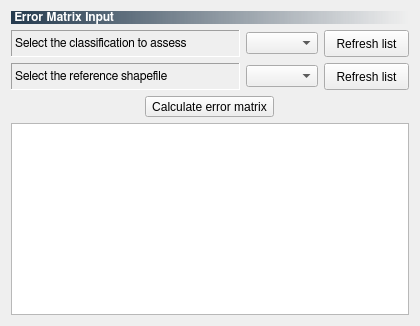
         <widget class="QWidget" name="tab_accuracy">
          <attribute name="icon">
           <iconset resource="resources.qrc">
            <normaloff>:/plugins/semiautomaticclassificationplugin/icons/semiautomaticclassificationplugin_accuracy_tool.png</normaloff>:/plugins/semiautomaticclassificationplugin/icons/semiautomaticclassificationplugin_accuracy_tool.png</iconset>
          </attribute>
          <attribute name="title">
           <string>Accuracy</string>
          </attribute>
          <layout class="QGridLayout" name="gridLayout_34">
           <item row="0" column="0">
            <layout class="QGridLayout" name="gridLayout_33">
             <item row="2" column="1">
              <widget class="QComboBox" name="classification_name_combo">
               <property name="sizePolicy">
                <sizepolicy hsizetype="Preferred" vsizetype="Fixed">
                 <horstretch>1</horstretch>
                 <verstretch>0</verstretch>
                </sizepolicy>
               </property>
               <property name="toolTip">
                <string>&lt;html&gt;&lt;head/&gt;&lt;body&gt;&lt;p&gt;Select the classification to assess&lt;/p&gt;&lt;/body&gt;&lt;/html&gt;</string>
               </property>
              </widget>
             </item>
             <item row="4" column="2">
              <widget class="QPushButton" name="buttonReload_shape_4">
               <property name="sizePolicy">
                <sizepolicy hsizetype="Maximum" vsizetype="Fixed">
                 <horstretch>0</horstretch>
                 <verstretch>0</verstretch>
                </sizepolicy>
               </property>
               <property name="minimumSize">
                <size>
                 <width>85</width>
                 <height>27</height>
                </size>
               </property>
               <property name="maximumSize">
                <size>
                 <width>85</width>
                 <height>27</height>
                </size>
               </property>
               <property name="toolTip">
                <string>&lt;html&gt;&lt;head/&gt;&lt;body&gt;&lt;p&gt;Refresh list of shapefiles&lt;/p&gt;&lt;/body&gt;&lt;/html&gt;</string>
               </property>
               <property name="text">
                <string>Refresh list</string>
               </property>
              </widget>
             </item>
             <item row="4" column="1">
              <widget class="QComboBox" name="reference_name_combo">
               <property name="sizePolicy">
                <sizepolicy hsizetype="Preferred" vsizetype="Fixed">
                 <horstretch>1</horstretch>
                 <verstretch>0</verstretch>
                </sizepolicy>
               </property>
               <property name="toolTip">
                <string>&lt;html&gt;&lt;head/&gt;&lt;body&gt;&lt;p&gt;Select a reference shapefile&lt;/p&gt;&lt;/body&gt;&lt;/html&gt;</string>
               </property>
              </widget>
             </item>
             <item row="2" column="2">
              <widget class="QPushButton" name="toolButton_reload_4">
               <property name="sizePolicy">
                <sizepolicy hsizetype="Maximum" vsizetype="Fixed">
                 <horstretch>0</horstretch>
                 <verstretch>0</verstretch>
                </sizepolicy>
               </property>
               <property name="minimumSize">
                <size>
                 <width>85</width>
                 <height>27</height>
                </size>
               </property>
               <property name="maximumSize">
                <size>
                 <width>85</width>
                 <height>27</height>
                </size>
               </property>
               <property name="toolTip">
                <string>&lt;html&gt;&lt;head/&gt;&lt;body&gt;&lt;p&gt;Refresh list of rasters&lt;/p&gt;&lt;/body&gt;&lt;/html&gt;</string>
               </property>
               <property name="text">
                <string>Refresh list</string>
               </property>
              </widget>
             </item>
             <item row="2" column="0">
              <widget class="QLabel" name="label_33">
               <property name="sizePolicy">
                <sizepolicy hsizetype="Minimum" vsizetype="Preferred">
                 <horstretch>0</horstretch>
                 <verstretch>0</verstretch>
                </sizepolicy>
               </property>
               <property name="minimumSize">
                <size>
                 <width>229</width>
                 <height>0</height>
                </size>
               </property>
               <property name="font">
                <font>
                 <family>FreeSans</family>
                 <weight>50</weight>
                 <bold>false</bold>
                </font>
               </property>
               <property name="frameShape">
                <enum>QFrame::Panel</enum>
               </property>
               <property name="frameShadow">
                <enum>QFrame::Sunken</enum>
               </property>
               <property name="text">
                <string>Select the classification to assess</string>
               </property>
               <property name="alignment">
                <set>Qt::AlignLeading|Qt::AlignLeft|Qt::AlignVCenter</set>
               </property>
              </widget>
             </item>
             <item row="0" column="0" colspan="3">
              <widget class="QLabel" name="label_35">
               <property name="sizePolicy">
                <sizepolicy hsizetype="Expanding" vsizetype="Preferred">
                 <horstretch>0</horstretch>
                 <verstretch>0</verstretch>
                </sizepolicy>
               </property>
               <property name="font">
                <font>
                 <family>FreeSans</family>
                 <weight>75</weight>
                 <bold>true</bold>
                </font>
               </property>
               <property name="styleSheet">
                <string notr="true">background-color : qlineargradient(spread:pad, x1:0, y1:0, x2:1, y2:0, stop:0 #243a4e, stop:1 rgba(0, 0, 0, 0)); color : white</string>
               </property>
               <property name="text">
                <string> Error Matrix Input</string>
               </property>
              </widget>
             </item>
             <item row="4" column="0">
              <widget class="QLabel" name="label_34">
               <property name="sizePolicy">
                <sizepolicy hsizetype="Minimum" vsizetype="Preferred">
                 <horstretch>0</horstretch>
                 <verstretch>0</verstretch>
                </sizepolicy>
               </property>
               <property name="font">
                <font>
                 <family>FreeSans</family>
                 <weight>50</weight>
                 <bold>false</bold>
                </font>
               </property>
               <property name="frameShape">
                <enum>QFrame::Panel</enum>
               </property>
               <property name="frameShadow">
                <enum>QFrame::Sunken</enum>
               </property>
               <property name="text">
                <string>Select the reference shapefile</string>
               </property>
               <property name="alignment">
                <set>Qt::AlignLeading|Qt::AlignLeft|Qt::AlignVCenter</set>
               </property>
              </widget>
             </item>
            </layout>
           </item>
           <item row="1" column="0">
            <layout class="QGridLayout" name="gridLayout_25">
             <item row="1" column="0">
              <widget class="QTextBrowser" name="error_matrix_textBrowser">
               <property name="font">
                <font>
                 <family>Courier 10 Pitch</family>
                </font>
               </property>
               <property name="tabChangesFocus">
                <bool>true</bool>
               </property>
               <property name="lineWrapMode">
                <enum>QTextEdit::NoWrap</enum>
               </property>
               <property name="tabStopWidth">
                <number>120</number>
               </property>
               <property name="openLinks">
                <bool>false</bool>
               </property>
              </widget>
             </item>
             <item row="2" column="0">
              <layout class="QGridLayout" name="gridLayout_36"/>
             </item>
             <item row="0" column="0">
              <layout class="QGridLayout" name="gridLayout_35">
               <item row="0" column="0">
                <widget class="QToolButton" name="calculateMatrix_toolButton">
                 <property name="toolTip">
                  <string>&lt;html&gt;&lt;head/&gt;&lt;body&gt;&lt;p&gt;Calculate the error matrix&lt;/p&gt;&lt;/body&gt;&lt;/html&gt;</string>
                 </property>
                 <property name="text">
                  <string>Calculate error matrix</string>
                 </property>
                </widget>
               </item>
              </layout>
             </item>
            </layout>
           </item>
          </layout>
         </widget>
